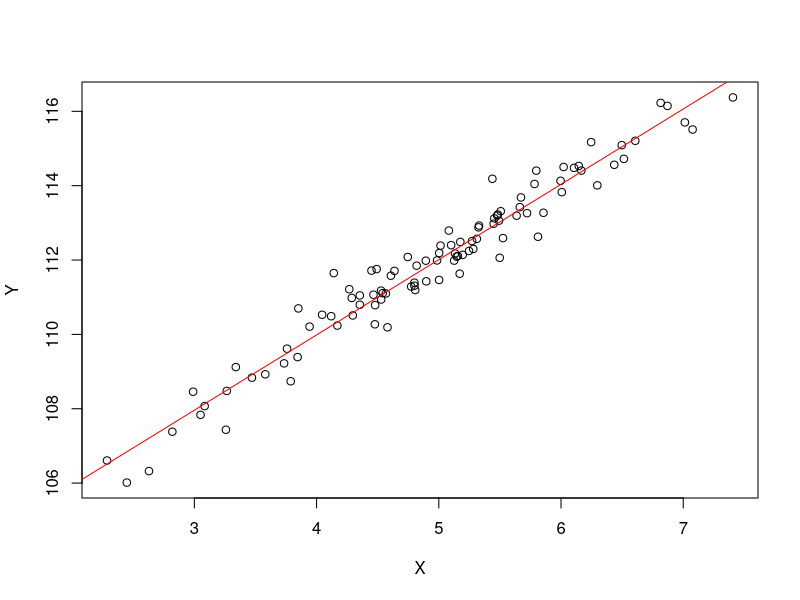
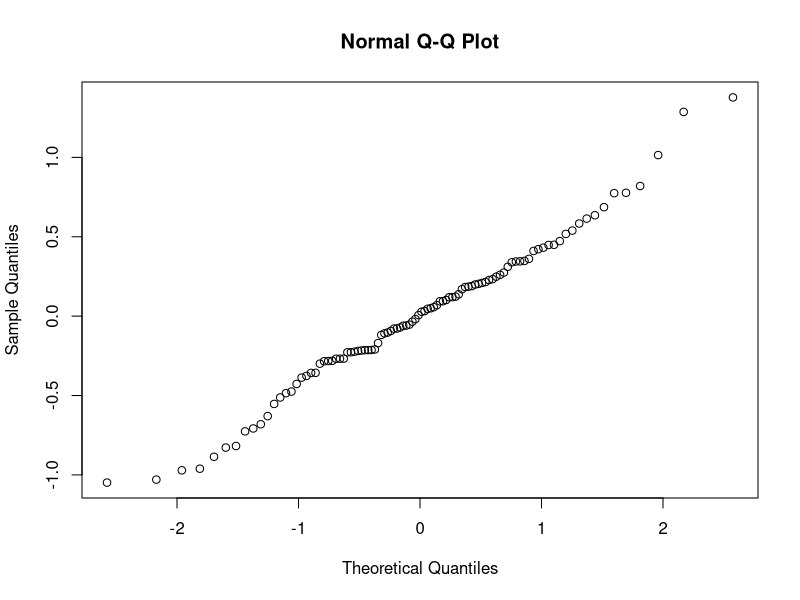
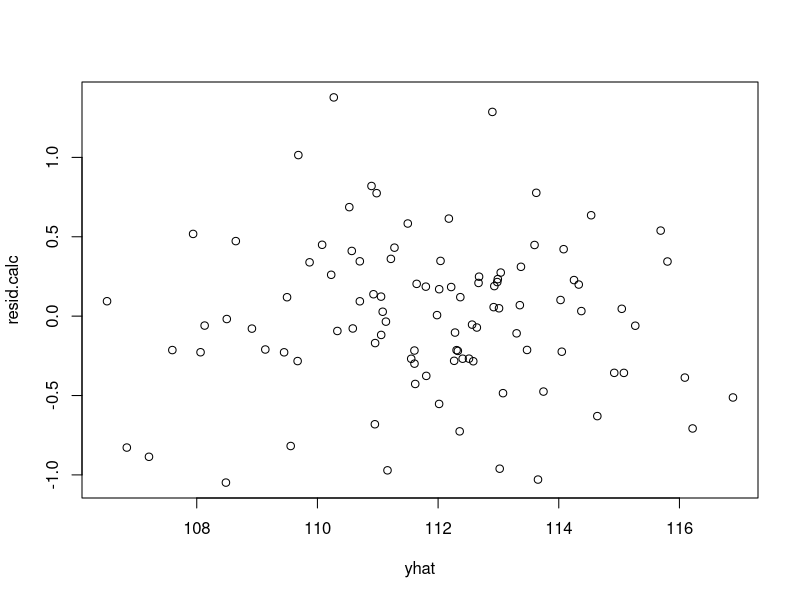
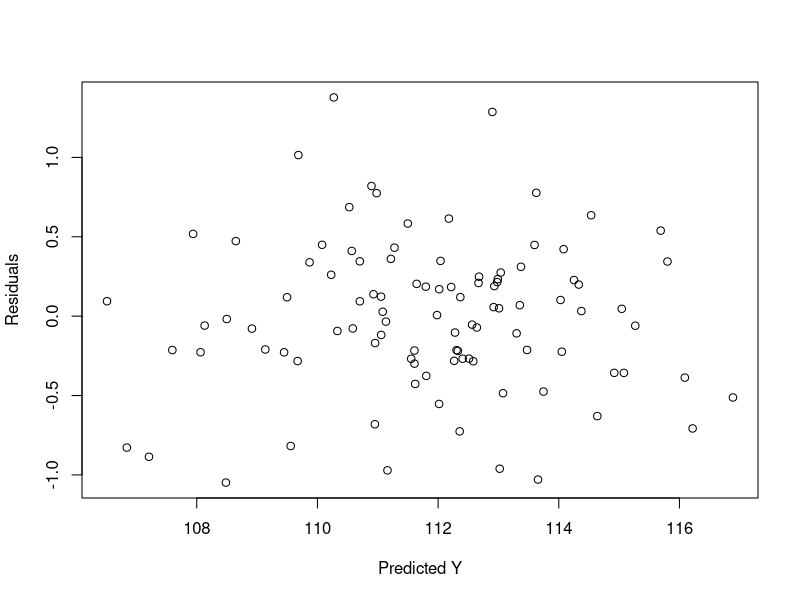
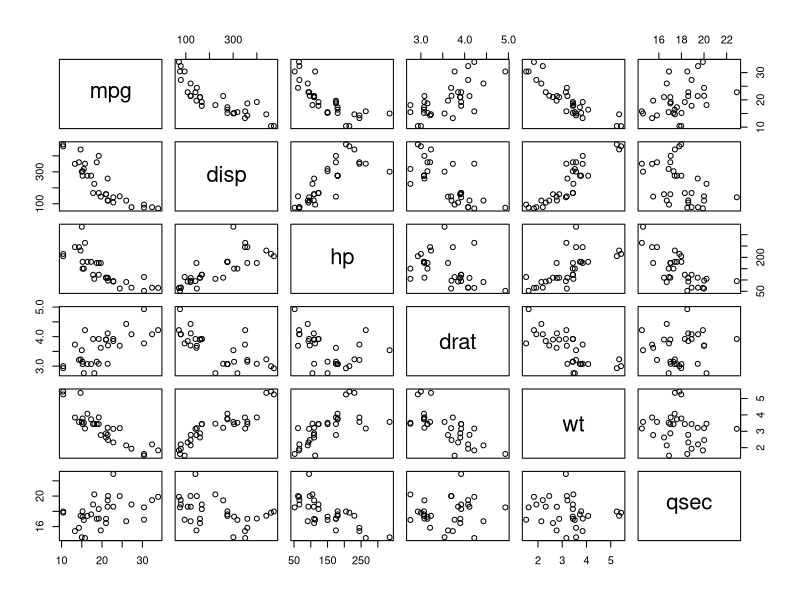
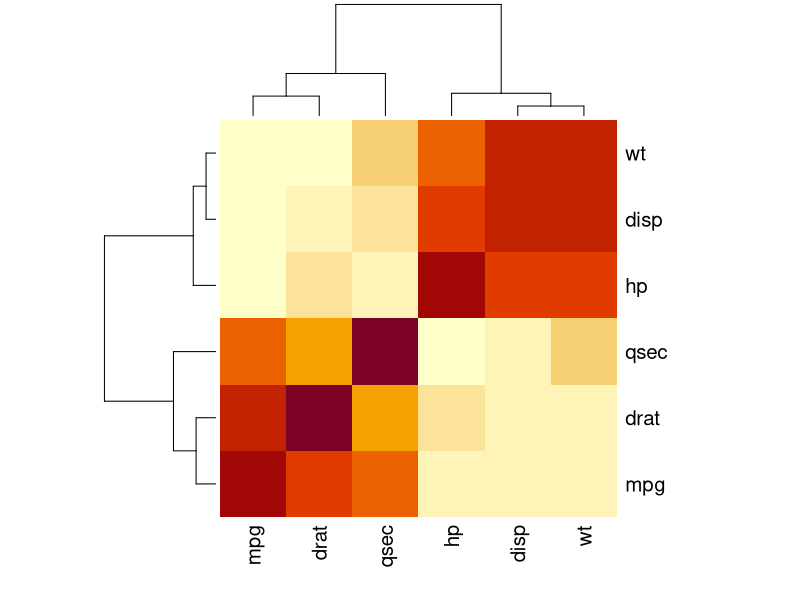
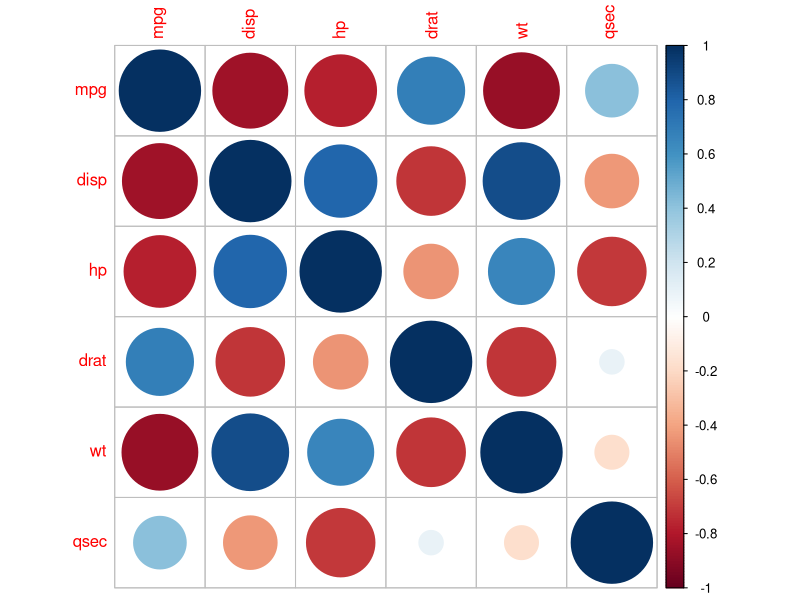

The R script that drew these images, in order:
# Linear Regression Using R

# Generate random data for X and Y
X <- rnorm(100, 5, 1)
Y <- 100 + 2*X + rnorm(100, 2, 0.5)

# Fit a linear regression model
m1 <- lm(Y ~ X)
summary(m1)  # Summary of the regression model

anova(m1)  # Analysis of Variance (ANOVA) table for the regression model

# Plot X against Y with the regression line
plot(X, Y)
abline(lm(Y ~ X), col = 'red')  

# Calculate residuals
residuals(m1)  # Residuals of the model

# Normal probability plot of residuals
qqnorm(residuals(m1))

# Predicted values
yhat <- predict(m1)
resid.calc <- Y - yhat

# Residual plot
plot(yhat, resid.calc)

# Scatter plot of predicted Y values against residuals
plot(yhat, residuals(m1), xlab = 'Predicted Y', ylab = 'Residuals')

# Generate new data for prediction
xnew <- data.frame(xnew = rnorm(25, 5, 1))
ynew <- predict(m1, newdata = xnew)

# Install and load required packages
install.packages('car')
library(car)

# Load mtcars dataset
data(mtcars)

# Select relevant variables from mtcars dataset
library(dplyr)
mt1 <- mtcars %>% select(mpg, disp, hp, drat, wt, qsec)

# Create scatter plot matrix
pairs(mt1)

# Heatmap of correlation matrix
cmt1 <- cor(mt1)
heatmap(cmt1)

# Load corrplot package
library(corrplot)

# Create correlation plot
corrplot(cmt1)

# Fit a linear regression model using all variables
m2 <- lm(mpg ~ ., data = mt1)
summary(m2)  # Summary of the regression model

# Calculate Variance Inflation Factor (VIF)
vif(m2)

# Fit a linear regression model using selected variables
m3 <- lm(mpg ~ hp + drat + wt + qsec, data = mt1)
summary(m3)  # Summary of the regression model

# Calculate Variance Inflation Factor (VIF)
vif(m3)

# Fit a linear regression model removing one variable
m4 <- lm(mpg ~ . - disp, data = mt1)
summary(m4)  # Summary of the regression model

# Calculate Variance Inflation Factor (VIF)
vif(m4)

# Fit a linear regression model removing two variables
m5 <- lm(mpg ~ . - disp - hp, data = mt1)
summary(m5)  # Summary of the regression model

# Calculate Variance Inflation Factor (VIF)
vif(m5)

# ANOVA for model comparison
anova(m4)
